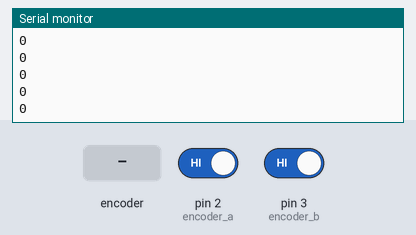
Simulated run of this sketch. Board: Arduino Uno, built with avr-gcc and run on an emulated ATmega328P. Shown: the last lines printed to the serial monitor. The test bench sets the inputs (shaded band); at power-on: pin 2 (encoder_a) HIGH, pin 3 (encoder_b) HIGH.

Above: at 1.2 s.
1.3 s: rotary encoder on pin 2 (encoder_a) / pin 3 (encoder_b) turned 1 step (first pin leading)
At 2.2 s:
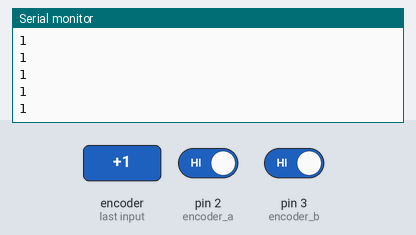
3.0 s: rotary encoder on pin 2 (encoder_a) / pin 3 (encoder_b) turned 1 step (first pin leading)
At 3.5 s:
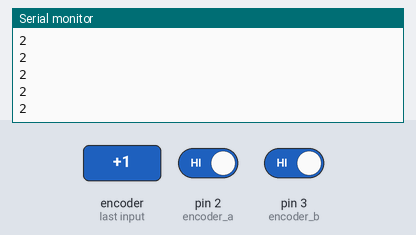
Timing chart, 0 to 6.0 s (numbered marks = the images above; inputs shaded):
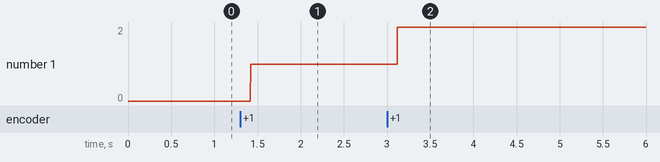

The sketch:

RotaryEncoderTest.ino
```cpp
// Red - 5V
// Black - GND
const int encoder_a = 2; // Green - pin 2 - Digital
const int encoder_b = 3; // White - pin 3 - Digital
long encoder = 0;

const float wheelPerimeter = 200; //mm
const int pulsesPerRev = 200;
float distancePerPulse;

int distance = 0;

void setup() {
  Serial.begin(9600);
  pinMode(encoder_a, INPUT_PULLUP);
  pinMode(encoder_b, INPUT_PULLUP);

  attachInterrupt(0, encoderPinChangeA, RISING);

  //Calculate encoder distance per pulse
  distancePerPulse = wheelPerimeter / pulsesPerRev;
}

void loop() {
  calcDistance();
}

void calcDistance()
{
  distance = encoder * distancePerPulse;
  Serial.println(distance);
}

void encoderPinChangeA() {
  if(digitalRead(encoder_b) == LOW) {
    encoder++;
  } else{
    encoder--;
  }
}
```

Measured:
- after the input at 1.3 s, the serial monitor: prints a new line after 0.12 s (image 1)
- after the input at 3.0 s, the serial monitor: prints a new line after 0.12 s (image 2)
- plotted number 1: 0 → 1 after the input at 1.3 s, 1 → 2 after the input at 3.0 s
